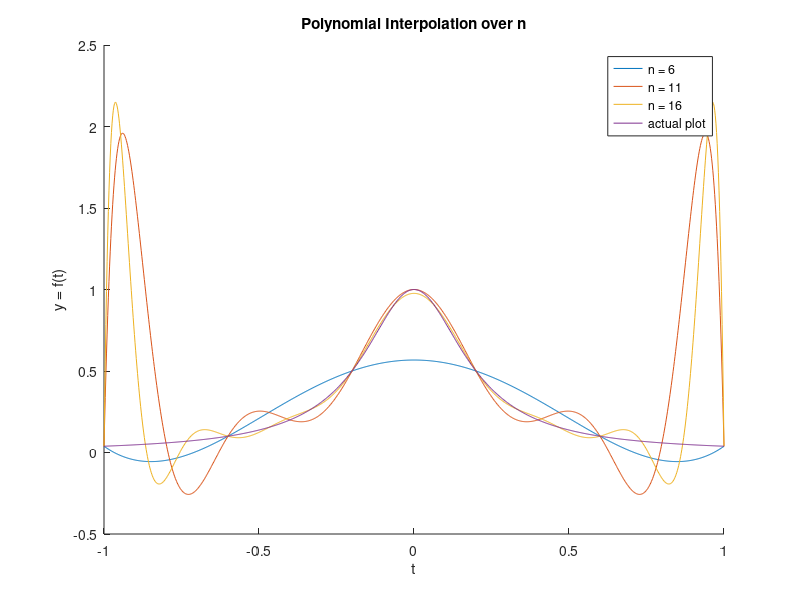

The MATLAB script that drew this image:
%% Hw 3: Textbook problems
% Author: Thomas Kost
% UID: 504989794
% Date: 1/29/21
%%%%%%%%%%%%%%%%%%%%%%%%%%%%%%%%%%%%%%%%%%%%%%%%%%%%%%%%%%%%%
clc,clear,close all;
%% 3.1:Polynomial interpolation

n = [6, 11, 16];
polynomial_fit_plot = figure(1);
hold on;
for i =1:size(n,2)
    % find coefficeints
    t = linspace(-1,1,n(i))';
    y = 1 ./ (1 + 25*t.^2);
    A = fliplr(vander(t));
    x = A\y;
    
    % plot polynomials
    plot_x = linspace(-1,1, 1000);
    polynomial = 0;
    for m = 1:size(x,1)
        polynomial = (plot_x.^(m-1))*x(m) + polynomial;
    end
    plot(plot_x,polynomial);
end
% plot real values
t = linspace(-1,1,1000)';
y = 1 ./ (1 + 25*t.^2);
plot(t,y);
hold off;

% add plot documentation
legend("n = 6", "n = 11", "n = 16", "actual plot");
title("Polynomial Interpolation over n");
xlabel("t");
ylabel("y = f(t)");
saveas(polynomial_fit_plot, "polynomial_fit.jpg");

%% 3.4 :

A = [0,0,1, 0, 1,1; ...
     1,0,0, 1, 0,1; ...
     1,2,1, 1, 1,1; ...
     1,2,1,-1,-1,1; ...
     1,4,4, 1, 2,1; ...
     4,4,1, 2, 1,1;
    ];
b = [6,6,3,7,2,6]';
x = A\b;
formatSpec = 'P_{11} = %4.2f \nP_{12} = %4.2f \nP_{22} = %4.2f \nq_{1} =  %4.2f \nq_{2} = %4.2f \nr = %4.2f \n';
fprintf(formatSpec,x);

